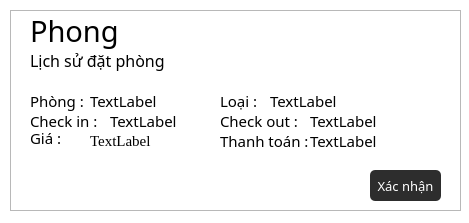
<?xml version="1.0" encoding="UTF-8"?>
<ui version="4.0">
 <class>Dialog</class>
 <widget class="QDialog" name="Dialog">
  <property name="geometry">
   <rect>
    <x>0</x>
    <y>0</y>
    <width>469</width>
    <height>223</height>
   </rect>
  </property>
  <property name="windowTitle">
   <string>Dialog</string>
  </property>
  <property name="styleSheet">
   <string notr="true">QDialog {
    background-color: #FFFFFF; /* Màu trắng tuyệt đối */
}</string>
  </property>
  <widget class="QLabel" name="label_17">
   <property name="geometry">
    <rect>
     <x>90</x>
     <y>120</y>
     <width>81</width>
     <height>41</height>
    </rect>
   </property>
   <property name="font">
    <font>
     <family>Times New Roman</family>
     <pointsize>11</pointsize>
    </font>
   </property>
   <property name="text">
    <string>TextLabel</string>
   </property>
  </widget>
  <widget class="QFrame" name="frame">
   <property name="geometry">
    <rect>
     <x>10</x>
     <y>10</y>
     <width>451</width>
     <height>201</height>
    </rect>
   </property>
   <property name="styleSheet">
    <string notr="true">QFrame {
	font-family: &quot;Montserrat&quot;;
}</string>
   </property>
   <property name="frameShape">
    <enum>QFrame::StyledPanel</enum>
   </property>
   <property name="frameShadow">
    <enum>QFrame::Raised</enum>
   </property>
   <widget class="QLabel" name="label_8">
    <property name="geometry">
     <rect>
      <x>20</x>
      <y>0</y>
      <width>101</width>
      <height>41</height>
     </rect>
    </property>
    <property name="font">
     <font>
      <family>Montserrat</family>
      <pointsize>22</pointsize>
     </font>
    </property>
    <property name="text">
     <string>Phong</string>
    </property>
   </widget>
   <widget class="QLabel" name="label">
    <property name="geometry">
     <rect>
      <x>20</x>
      <y>30</y>
      <width>161</width>
      <height>41</height>
     </rect>
    </property>
    <property name="font">
     <font>
      <family>Montserrat</family>
      <pointsize>12</pointsize>
     </font>
    </property>
    <property name="text">
     <string>Lịch sử đặt phòng</string>
    </property>
   </widget>
   <widget class="QLabel" name="label_2">
    <property name="geometry">
     <rect>
      <x>20</x>
      <y>80</y>
      <width>61</width>
      <height>21</height>
     </rect>
    </property>
    <property name="font">
     <font>
      <family>Montserrat</family>
      <pointsize>11</pointsize>
     </font>
    </property>
    <property name="text">
     <string>Phòng :</string>
    </property>
   </widget>
   <widget class="QLabel" name="label_16">
    <property name="geometry">
     <rect>
      <x>80</x>
      <y>80</y>
      <width>81</width>
      <height>21</height>
     </rect>
    </property>
    <property name="font">
     <font>
      <family>Montserrat</family>
      <pointsize>11</pointsize>
     </font>
    </property>
    <property name="text">
     <string>TextLabel</string>
    </property>
   </widget>
   <widget class="QLabel" name="label_15">
    <property name="geometry">
     <rect>
      <x>100</x>
      <y>100</y>
      <width>81</width>
      <height>21</height>
     </rect>
    </property>
    <property name="font">
     <font>
      <family>Montserrat</family>
      <pointsize>11</pointsize>
     </font>
    </property>
    <property name="text">
     <string>TextLabel</string>
    </property>
   </widget>
   <widget class="QLabel" name="label_3">
    <property name="geometry">
     <rect>
      <x>20</x>
      <y>100</y>
      <width>81</width>
      <height>21</height>
     </rect>
    </property>
    <property name="font">
     <font>
      <family>Montserrat</family>
      <pointsize>11</pointsize>
     </font>
    </property>
    <property name="text">
     <string>Check in :</string>
    </property>
   </widget>
   <widget class="QLabel" name="label_4">
    <property name="geometry">
     <rect>
      <x>20</x>
      <y>120</y>
      <width>41</width>
      <height>16</height>
     </rect>
    </property>
    <property name="font">
     <font>
      <family>Montserrat</family>
      <pointsize>11</pointsize>
     </font>
    </property>
    <property name="text">
     <string>Giá :</string>
    </property>
   </widget>
   <widget class="QLabel" name="label_5">
    <property name="geometry">
     <rect>
      <x>210</x>
      <y>80</y>
      <width>61</width>
      <height>21</height>
     </rect>
    </property>
    <property name="font">
     <font>
      <family>Montserrat</family>
      <pointsize>11</pointsize>
     </font>
    </property>
    <property name="text">
     <string>Loại :</string>
    </property>
   </widget>
   <widget class="QLabel" name="label_6">
    <property name="geometry">
     <rect>
      <x>210</x>
      <y>100</y>
      <width>91</width>
      <height>21</height>
     </rect>
    </property>
    <property name="font">
     <font>
      <family>Montserrat</family>
      <pointsize>11</pointsize>
     </font>
    </property>
    <property name="text">
     <string>Check out :</string>
    </property>
   </widget>
   <widget class="QLabel" name="label_7">
    <property name="geometry">
     <rect>
      <x>210</x>
      <y>120</y>
      <width>101</width>
      <height>21</height>
     </rect>
    </property>
    <property name="font">
     <font>
      <family>Montserrat</family>
      <pointsize>11</pointsize>
     </font>
    </property>
    <property name="text">
     <string>Thanh toán :</string>
    </property>
   </widget>
   <widget class="QLabel" name="label_12">
    <property name="geometry">
     <rect>
      <x>260</x>
      <y>80</y>
      <width>91</width>
      <height>21</height>
     </rect>
    </property>
    <property name="font">
     <font>
      <family>Montserrat</family>
      <pointsize>11</pointsize>
     </font>
    </property>
    <property name="text">
     <string>TextLabel</string>
    </property>
   </widget>
   <widget class="QLabel" name="label_13">
    <property name="geometry">
     <rect>
      <x>300</x>
      <y>100</y>
      <width>81</width>
      <height>21</height>
     </rect>
    </property>
    <property name="font">
     <font>
      <family>Montserrat</family>
      <pointsize>11</pointsize>
     </font>
    </property>
    <property name="text">
     <string>TextLabel</string>
    </property>
   </widget>
   <widget class="QLabel" name="label_14">
    <property name="geometry">
     <rect>
      <x>300</x>
      <y>120</y>
      <width>81</width>
      <height>21</height>
     </rect>
    </property>
    <property name="font">
     <font>
      <family>Montserrat</family>
      <pointsize>11</pointsize>
     </font>
    </property>
    <property name="text">
     <string>TextLabel</string>
    </property>
   </widget>
   <widget class="QPushButton" name="pushButton_10">
    <property name="geometry">
     <rect>
      <x>360</x>
      <y>160</y>
      <width>71</width>
      <height>31</height>
     </rect>
    </property>
    <property name="font">
     <font>
      <family>Montserrat</family>
      <pointsize>10</pointsize>
      <weight>50</weight>
      <italic>false</italic>
      <bold>false</bold>
     </font>
    </property>
    <property name="cursor">
     <cursorShape>PointingHandCursor</cursorShape>
    </property>
    <property name="styleSheet">
     <string notr="true">QPushButton {
	font: 	0pt &quot;Montserrat&quot;;
	color: white				;
	border-radius: 5px;
	background-color: #2D2D2D; 
}</string>
    </property>
    <property name="text">
     <string>Xác nhận</string>
    </property>
   </widget>
  </widget>
  <zorder>frame</zorder>
  <zorder>label_17</zorder>
 </widget>
 <resources/>
 <connections/>
</ui>
